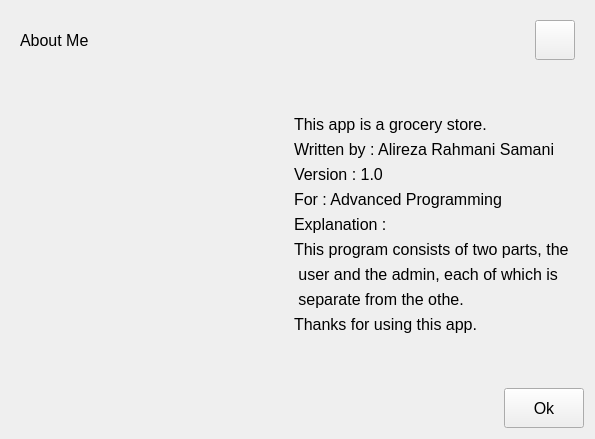
<?xml version="1.0" encoding="UTF-8"?>
<ui version="4.0">
 <class>aboutme_page</class>
 <widget class="QWidget" name="aboutme_page">
  <property name="geometry">
   <rect>
    <x>0</x>
    <y>0</y>
    <width>595</width>
    <height>439</height>
   </rect>
  </property>
  <property name="font">
   <font>
    <pointsize>12</pointsize>
   </font>
  </property>
  <property name="windowTitle">
   <string>Form</string>
  </property>
  <property name="windowIcon">
   <iconset resource="resource.qrc">
    <normaloff>:/icon/About.ico</normaloff>:/icon/About.ico</iconset>
  </property>
  <layout class="QVBoxLayout" name="verticalLayout">
   <item>
    <widget class="QFrame" name="top_panel">
     <layout class="QHBoxLayout" name="horizontalLayout">
      <item>
       <widget class="QLabel" name="aboutme_lbl">
        <property name="font">
         <font>
          <pointsize>12</pointsize>
         </font>
        </property>
        <property name="text">
         <string>About Me</string>
        </property>
       </widget>
      </item>
      <item>
       <spacer name="horizontalSpacer">
        <property name="orientation">
         <enum>Qt::Horizontal</enum>
        </property>
        <property name="sizeHint" stdset="0">
         <size>
          <width>40</width>
          <height>20</height>
         </size>
        </property>
       </spacer>
      </item>
      <item>
       <widget class="QPushButton" name="close_btn">
        <property name="minimumSize">
         <size>
          <width>40</width>
          <height>40</height>
         </size>
        </property>
        <property name="maximumSize">
         <size>
          <width>40</width>
          <height>40</height>
         </size>
        </property>
        <property name="text">
         <string/>
        </property>
        <property name="icon">
         <iconset resource="resource.qrc">
          <normaloff>:/icon/close.ico</normaloff>:/icon/close.ico</iconset>
        </property>
        <property name="iconSize">
         <size>
          <width>35</width>
          <height>35</height>
         </size>
        </property>
       </widget>
      </item>
     </layout>
    </widget>
   </item>
   <item>
    <spacer name="verticalSpacer">
     <property name="orientation">
      <enum>Qt::Vertical</enum>
     </property>
     <property name="sizeHint" stdset="0">
      <size>
       <width>20</width>
       <height>40</height>
      </size>
     </property>
    </spacer>
   </item>
   <item>
    <widget class="QFrame" name="main_panel">
     <layout class="QHBoxLayout" name="horizontalLayout_3">
      <property name="topMargin">
       <number>1</number>
      </property>
      <item>
       <widget class="QLabel" name="image">
        <property name="text">
         <string/>
        </property>
       </widget>
      </item>
      <item>
       <layout class="QVBoxLayout" name="tell_panel">
        <property name="leftMargin">
         <number>6</number>
        </property>
        <property name="topMargin">
         <number>6</number>
        </property>
        <property name="rightMargin">
         <number>6</number>
        </property>
        <property name="bottomMargin">
         <number>6</number>
        </property>
        <item>
         <widget class="QLabel" name="lbl1">
          <property name="text">
           <string>This app is a grocery store.</string>
          </property>
         </widget>
        </item>
        <item>
         <widget class="QLabel" name="lbl2">
          <property name="text">
           <string>Written by : Alireza Rahmani Samani</string>
          </property>
         </widget>
        </item>
        <item>
         <widget class="QLabel" name="lbl3">
          <property name="text">
           <string>Version : 1.0</string>
          </property>
         </widget>
        </item>
        <item>
         <widget class="QLabel" name="lbl4">
          <property name="text">
           <string>For : Advanced Programming</string>
          </property>
         </widget>
        </item>
        <item>
         <widget class="QLabel" name="lbl5">
          <property name="text">
           <string>Explanation :</string>
          </property>
         </widget>
        </item>
        <item>
         <widget class="QLabel" name="lbl6">
          <property name="text">
           <string>This program consists of two parts, the</string>
          </property>
         </widget>
        </item>
        <item>
         <widget class="QLabel" name="lbl7">
          <property name="text">
           <string> user and the admin, each of which is</string>
          </property>
         </widget>
        </item>
        <item>
         <widget class="QLabel" name="lbl8">
          <property name="text">
           <string> separate from the othe.</string>
          </property>
         </widget>
        </item>
        <item>
         <widget class="QLabel" name="lbl9">
          <property name="text">
           <string>Thanks for using this app.</string>
          </property>
         </widget>
        </item>
       </layout>
      </item>
     </layout>
    </widget>
   </item>
   <item>
    <spacer name="verticalSpacer_2">
     <property name="orientation">
      <enum>Qt::Vertical</enum>
     </property>
     <property name="sizeHint" stdset="0">
      <size>
       <width>20</width>
       <height>40</height>
      </size>
     </property>
    </spacer>
   </item>
   <item>
    <layout class="QHBoxLayout" name="button_panel">
     <property name="topMargin">
      <number>0</number>
     </property>
     <item>
      <spacer name="horizontalSpacer_2">
       <property name="orientation">
        <enum>Qt::Horizontal</enum>
       </property>
       <property name="sizeHint" stdset="0">
        <size>
         <width>40</width>
         <height>20</height>
        </size>
       </property>
      </spacer>
     </item>
     <item>
      <widget class="QPushButton" name="ok_btn">
       <property name="minimumSize">
        <size>
         <width>80</width>
         <height>40</height>
        </size>
       </property>
       <property name="maximumSize">
        <size>
         <width>80</width>
         <height>40</height>
        </size>
       </property>
       <property name="text">
        <string>Ok</string>
       </property>
      </widget>
     </item>
    </layout>
   </item>
  </layout>
 </widget>
 <resources>
  <include location="resource.qrc"/>
 </resources>
 <connections/>
</ui>
